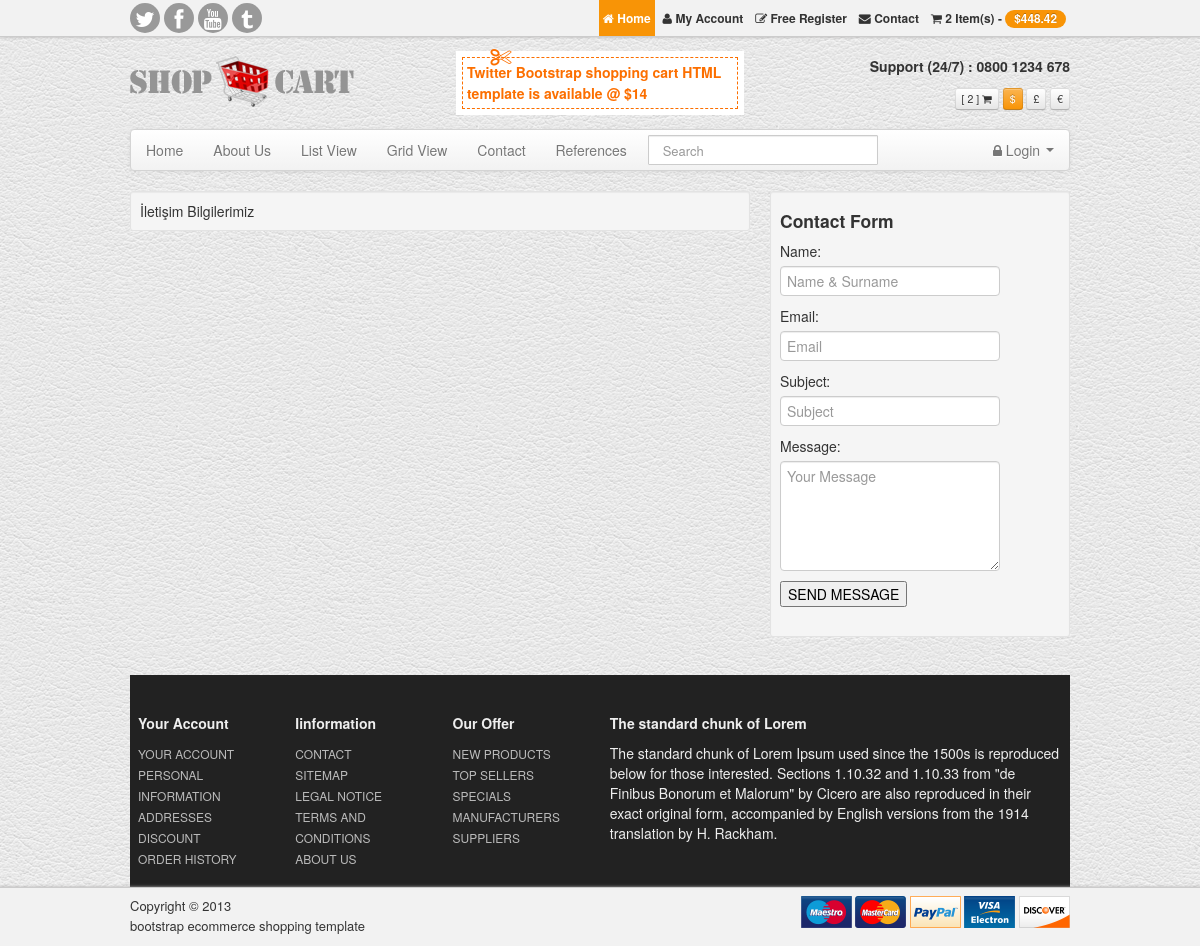
Before: /contact with the older database file.
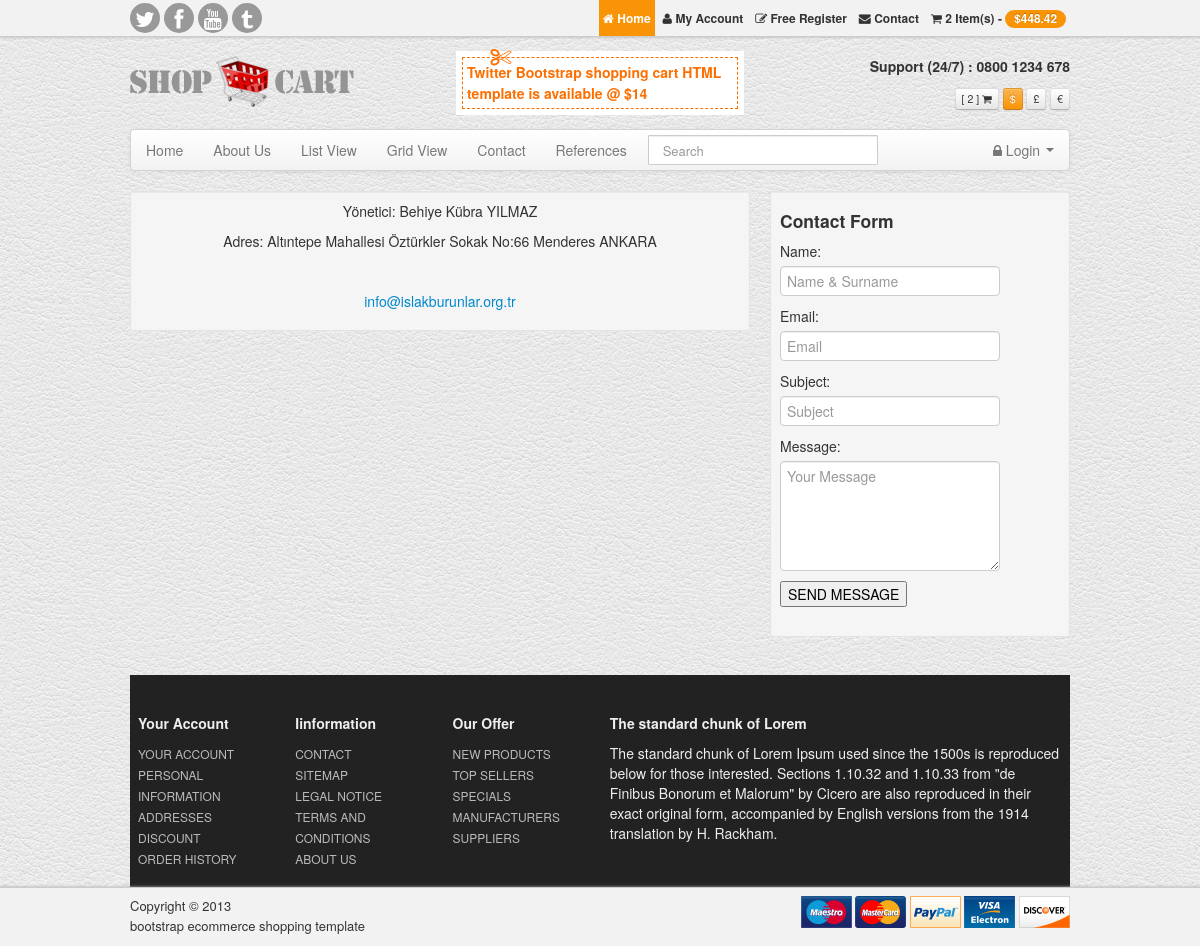
After: the same page with the newer database file.
### home/models.py (models this page shows, shortened)
class Setting(models.Model):
    STATUS = (
        ('True', 'Evet'),
        ('False', 'Hayır'),
    )
    title = models.CharField(max_length=150)
    keywords = models.CharField(max_length=255)
    description = models.CharField(max_length=255)
    company = models.CharField(max_length=50)
    address = models.CharField(blank=True,max_length=150)
    phone = models.CharField(blank=True,max_length=15)
    fax = models.CharField(blank=True,max_length=150)
    email = models.CharField(blank=True,max_length=150)
    smtpserver = models.CharField(max_length=20)
    smtpemail = models.CharField(max_length=20)
    smtppassword = models.CharField(max_length=10)
    smtpport = models.CharField(blank=True,max_length=150)
    icon = models.ImageField(blank=True,upload_to='images/')
    instagram = models.CharField(max_length=150)
    twitter = models.CharField(max_length=150)
    facebook = models.CharField(max_length=150)
    aboutus = RichTextUploadingField()
    contact = RichTextUploadingField(blank=True)
    references = RichTextUploadingField()
    status = models.CharField(max_length=10, choices=STATUS)
    create_at = models.DateTimeField(auto_now_add=True)
    update_at = models.DateTimeField(auto_now=True)

### home/views.py (the view, shortened to what this page needs)
# urls.py: path('contact', views.contact, name='contact'),
def contact(request):
    setting = Setting.objects.get(pk=1)
    form=ContactFormu()
    context = {'setting': setting, 'form':form}
    return render(request, 'contact.html', context)

### home/models.py
class ContactFormu(ModelForm):
    class Meta:
        model= ContactFormMessage
        fields= ['name','email','subject','message']
        widgets={
            'name' : TextInput(attrs={'class': 'input','placeholder': 'Name & Surname'}),
            'subject': TextInput(attrs={'class': 'input', 'placeholder': 'Subject'}),
            'email': TextInput(attrs={'class': 'input', 'placeholder': 'Email'}),
            'message': Textarea(attrs={'class': 'input', 'placeholder': 'Your Message','rows':'5'}),
        }

### home/templates/contact.html (shortened to what this page needs)
{% extends "homebase.html" %}
{% block body %}
    <div class="row">
        <div class="span8">
            <div class="well well-small">
                {{ setting.contact|safe }}
            </div>
        </div>
        <div class="span4">
            <div class="well well-small">
                <h4>Contact Form</h4>
                <form class="form-horizontal" action="" method="post">
                    {{ form.as_p }}
                    <input type="submit" value="SEND MESSAGE">
                </form>
            </div>
        </div>
    </div>
{% endblock %}

### home/templates/homebase.html (shortened to what this page needs)
<!DOCTYPE html>
<html lang="en">
<head>
{% load static %}
    <link href="{% static 'assets/css/bootstrap.css'%}" rel="stylesheet"/>
    <link href="{% static 'style.css'%}" rel="stylesheet"/>
	<link href="{% static 'assets/font-awesome/css/font-awesome.css'%}" rel="stylesheet">
</head>
<body>
{% include 'header.html' %}
{% block body %} {% endblock %}
{% include 'footer.html' %}
</body>
</html>

### home/templates/header.html (shortened to what this page needs)
{% load static %}
<div class="navbar navbar-inverse navbar-fixed-top">
    <div class="topNav">
        <div class="container">
            <div class="alignR">
                <div class="pull-left socialNw">
                    <a href="#"><span class="icon-twitter"></span></a>
                    <a href="#"><span class="icon-facebook"></span></a>
                    <a href="#"><span class="icon-youtube"></span></a>
                    <a href="#"><span class="icon-tumblr"></span></a>
                </div>
                <a class="active" href="index.html"> <span class="icon-home"></span> Home</a>
                <a href="#"><span class="icon-user"></span> My Account</a>
                <a href="register.html"><span class="icon-edit"></span> Free Register </a>
                <a href="contact.html"><span class="icon-envelope"></span> Contact </a>
                <a href="cart.html"><span class="icon-shopping-cart"></span> 2 Item(s) - <span class="badge badge-warning"> $448.42</span></a>
            </div>
        </div>
    </div>
</div>
<div class="container">
    <header id="header">
        <div class="row">
            <div class="span4">
                <h1>
                    <a class="logo" href="index.html"><span>Twitter Bootstrap ecommerce template</span>
                        <img src="{% static 'assets/img/logo-bootstrap-shoping-cart.png'%}" alt="bootstrap sexy shop">
                    </a>
                </h1>
            </div>
            <div class="span4">
                <div class="offerNoteWrapper">
                    <h1 class="dotmark">
                        <i class="icon-cut"></i>
                        Twitter Bootstrap shopping cart HTML template is available @ $14
                    </h1>
                </div>
            </div>
            <div class="span4 alignR">
                <p><br> <strong> Support (24/7) :  0800 1234 678 </strong><br><br></p>
                <span class="btn btn-mini">[ 2 ] <span class="icon-shopping-cart"></span></span>
                <span class="btn btn-warning btn-mini">$</span>
                <span class="btn btn-mini">&pound;</span>
                <span class="btn btn-mini">&euro;</span>
            </div>
        </div>
    </header>
    <div class="navbar">
        <div class="navbar-inner">
            <div class="container">
                <div class="nav-collapse">
                    <ul class="nav">
                        <li class=""><a href="/">Home	</a></li>
                        <li class=""><a href="/aboutus">About Us</a></li>
                        <li class=""><a href="list-view.html">List View</a></li>
                        <li class=""><a href="grid-view.html">Grid View</a></li>
                        <li class=""><a href="/contact">Contact</a></li>
                        <li class=""><a href="/references">References</a></li>
                    </ul>
                    <form action="#" class="navbar-search pull-left">
                        <input type="text" placeholder="Search" class="search-query span2">
                    </form>
                    <ul class="nav pull-right">
                        <li class="dropdown">
                            <a data-toggle="dropdown" class="dropdown-toggle" href="#"><span class="icon-lock"></span> Login <b class="caret"></b></a>
                        </li>
                    </ul>
                </div>
            </div>
        </div>
    </div>

### home/templates/footer.html (shortened to what this page needs)
{% load static %}
<footer class="footer">
<div class="row-fluid">
<div class="span2">
<h5>Your Account</h5>
<a href="#">YOUR ACCOUNT</a><br>
<a href="#">PERSONAL INFORMATION</a><br>
<a href="#">ADDRESSES</a><br>
<a href="#">DISCOUNT</a><br>
<a href="#">ORDER HISTORY</a><br>
 </div>
<div class="span2">
<h5>Iinformation</h5>
<a href="contact.html">CONTACT</a><br>
<a href="#">SITEMAP</a><br>
<a href="#">LEGAL NOTICE</a><br>
<a href="#">TERMS AND CONDITIONS</a><br>
<a href="#">ABOUT US</a><br>
 </div>
<div class="span2">
<h5>Our Offer</h5>
<a href="#">NEW PRODUCTS</a> <br>
<a href="#">TOP SELLERS</a><br>
<a href="#">SPECIALS</a><br>
<a href="#">MANUFACTURERS</a><br>
<a href="#">SUPPLIERS</a> <br/>
 </div>
 <div class="span6">
<h5>The standard chunk of Lorem</h5>
The standard chunk of Lorem Ipsum used since the 1500s is reproduced below for
 those interested. Sections 1.10.32 and 1.10.33 from "de Finibus Bonorum et
 Malorum" by Cicero are also reproduced in their exact original form,
accompanied by English versions from the 1914 translation by H. Rackham.
 </div>
 </div>
</footer>
</div>
<div class="copyright">
<div class="container">
	<p class="pull-right">
		<a href="#"><img src="{% static 'assets/img/maestro.png'%}" alt="payment"></a>
		<a href="#"><img src="{% static 'assets/img/mc.png'%}" alt="payment"></a>
		<a href="#"><img src="{% static 'assets/img/pp.png'%}" alt="payment"></a>
		<a href="#"><img src="{% static 'assets/img/visa.png'%}" alt="payment"></a>
		<a href="#"><img src="{% static 'assets/img/disc.png'%}" alt="payment"></a>
	</p>
	<span>Copyright &copy; 2013<br> bootstrap ecommerce shopping template</span>
</div>
</div>

### home/static/style.css (style rules this page uses)
body { background:url(assets/img/white_leather.png) repeat 0 0; }
#header { padding:8px 0 8px; }
#header a { text-decoration:none }
#header p { padding:0; margin:0; line-height:1em; font-size:100% }
#header h1 { margin:0;line-height:1em }
#header h1.dotmark { line-height:1.5em; }
#header { padding-top:44px; }
.logo { padding-top: 11px;display: block; }
.dotmark { padding:4px; font-size:14px; line-height:1.5em; background:#fff; border:1px dashed rgb(252, 111, 0); margin:0; color:rgb(252, 111, 0); position:relative; }
.dotmark i { position:absolute; left:10%; top:-12px; font-size:21px; }
.offerNoteWrapper { border:6px solid #fff; margin: 6px; }
.navbar-inner { padding-left: 0;padding-right: 0; }
.alignR { text-align:right; }
.navbar .nav , .marginLess { margin:0 }
.navbar-search .search-query { padding: 4px 14px;-moz-border-radius: 1px;-webkit-border-radius: 1px;border-radius: 1px;line-height: 1.5em; min-width: 200px; }
.navbar-search { margin-left:6px; }
.footer { background-color:#222; color:#eee; padding: 28px 8px 18px; margin-top: 18px; }
.footer a { color:#bbb; font-size:12px; }
.copyright { clear: both; padding: 8px; border-top: 1px solid #CCC; font-size: 13px; background: #f2f2f2; box-shadow: 0 0 3px #B1AFAF; }
.topNav { padding: 0;border-bottom: 1px solid #CCC;background: #f2f2f2;box-shadow: 0 0 3px #B1AFAF; }
.topNav a { color:#333; font-size:12px; font-weight:bold; display:inline-block; padding:8px 4px; }
.topNav a:hover, .topNav a.active { color:#fff; background:#f89406; text-decoration:none }
.socialNw a { width:24px; height:24px; line-height:24px; display:inline-block; padding:3px; margin-top:3px; font-size:21px; border-radius:50%; background:#999; color:#fff; text-align:center; }

Changed rows visible on the page:
changed Setting: contact "İletişim Bilgilerimiz" → "Yönetici: Behiye Kübra YILMAZ Adres: Altıntepe Mahallesi Öztürkler Sokak No:66 Menderes ANKARA info@islakburunlar.org.tr"
